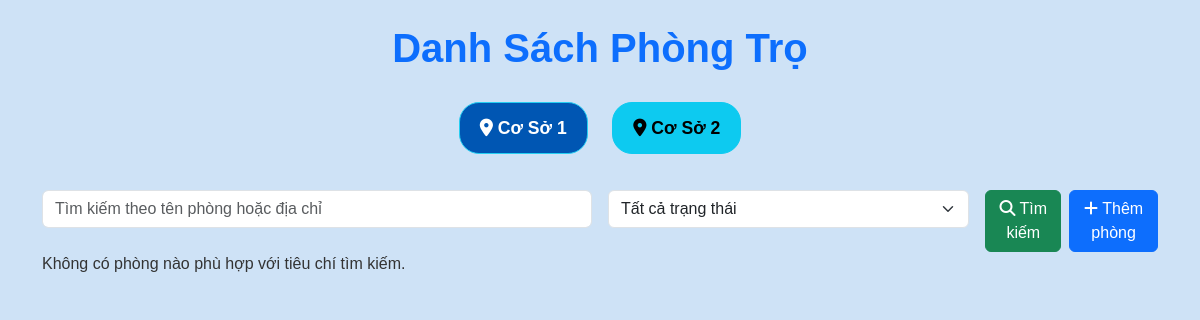
The app's page /quanlyphong/quanlyphong.php, older data.
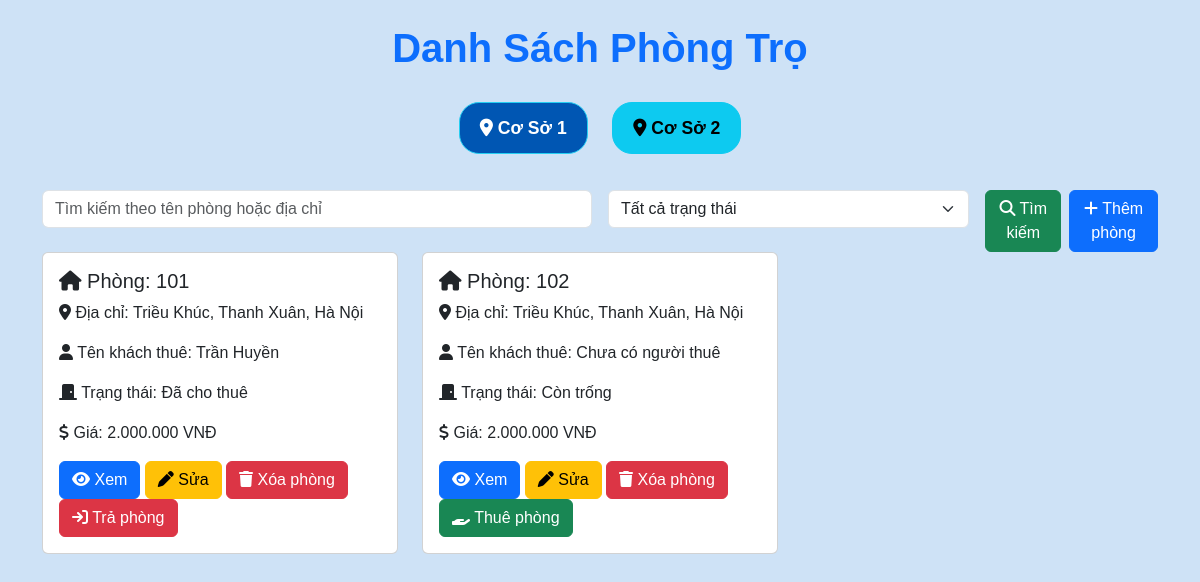
The same page, newer data.
### tables this page shows
CREATE TABLE `tenants` (
  `id` int(11) NOT NULL,
  `room_id` int(11) NOT NULL,
  `tenant_name` varchar(255) NOT NULL,
  `dob` date DEFAULT NULL,
  `phone` varchar(20) DEFAULT NULL,
  `cccd` varchar(20) DEFAULT NULL,
  `address` varchar(255) DEFAULT NULL,
  `checkin_date` date DEFAULT NULL,
  `status` enum('vacant','occupied') NOT NULL DEFAULT 'vacant'
);

CREATE TABLE `rooms` (
  `id` int(11) NOT NULL,
  `room_name` varchar(255) NOT NULL,
  `so_nguoi_o` int(11) NOT NULL,
  `price` decimal(10,2) NOT NULL,
  `status` enum('vacant','occupied') NOT NULL DEFAULT 'vacant',
  `address_room` varchar(255) NOT NULL,
  `facility_id` int(11) NOT NULL
);

### quanlyphong/quanlyphong.php (the view, shortened to what this page needs)
<?php
$servername = "localhost";
$username = "root";
$password = "";
$dbname = "baiTapLon";
$conn = new mysqli($servername, $username, $password, $dbname);
$ma_co_so = isset($_POST['facility_id']) ? intval($_POST['facility_id']) : 1;
$tu_khoa = isset($_POST['search']) ? $conn->real_escape_string($_POST['search']) : '';
$sql = "SELECT r.id AS room_id, r.room_name, r.address_room, r.so_nguoi_o, r.price,
               CASE
                   WHEN t.room_id IS NOT NULL THEN 'occupied'
                   ELSE 'vacant'
               END AS status,
               t.tenant_name
        FROM rooms AS r
        LEFT JOIN tenants AS t ON r.id = t.room_id
        WHERE r.facility_id = $ma_co_so";
$result = $conn->query($sql);
?>
<!DOCTYPE html>
<html lang="vi">
<head>
    <link href="https://cdn.jsdelivr.net/npm/bootstrap@5.3.0-alpha1/dist/css/bootstrap.min.css" rel="stylesheet">
    <link href="quanlyphong.css" rel="stylesheet">
    <link href="https://cdnjs.cloudflare.com/ajax/libs/font-awesome/6.5.1/css/all.min.css" rel="stylesheet">
</head>
<body style="background-color: #cee2f6;">
    <div class="container mt-4">
        <h1 class="text-center text-primary">Danh Sách Phòng Trọ</h1>
        <div class="d-flex justify-content-center my-3">
            <form method="POST" action="" class="facility-form">
                <button type="submit" name="facility_id" value="1" class="btn btn-info facility-button <?php echo $ma_co_so == 1 ? 'active' : ''; ?>"><i class="fa-solid fa-location-dot"></i> Cơ Sở 1</button>
                <button type="submit" name="facility_id" value="2" class="btn btn-info facility-button <?php echo $ma_co_so == 2 ? 'active' : ''; ?>"><i class="fa-solid fa-location-dot"></i> Cơ Sở 2</button>
            </form>
        </div>
        <form method="POST" action="" class="search-form">
            <div class="row g-3">
                <div class="col-md-6">
                    <input type="text" name="search" class="form-control" placeholder="Tìm kiếm theo tên phòng hoặc địa chỉ" value="<?php echo htmlspecialchars($tu_khoa); ?>">
                </div>
                <div class="col-md-4">
                    <select name="status" class="form-select">
                        <option value="">Tất cả trạng thái</option>
                    </select>
                </div>
                <div class="col-md-2 d-flex">
                    <button type="submit" class="btn btn-success me-2"><i class="fa-solid fa-magnifying-glass"></i> Tìm kiếm</button>
                    <a href="themphong.php" class="btn btn-primary"><i class="fa-solid fa-plus"></i> Thêm phòng</a>
                </div>
            </div>
        </form>
        <div class="row">
            <?php if ($result->num_rows > 0): ?>
                <?php while ($row = $result->fetch_assoc()): ?>
                    <div class="col-md-4 mb-4">
                        <div class="card room-card">
                            <div class="card-body">
                                <h5 class="card-title room-number"><i class="fa-solid fa-house"></i> Phòng: <?php echo htmlspecialchars($row['room_name']); ?></h5>
                                <p class="card-text room-address"><i class="fa-solid fa-location-dot"></i> Địa chỉ: <?php echo htmlspecialchars($row['address_room']); ?></p>
                                <p class="card-text tenant-name"><i class="fa-solid fa-user"></i> Tên khách thuê: <?php echo htmlspecialchars($row['tenant_name'] ?? 'Chưa có người thuê'); ?></p>
                                <p class="card-text room-status <?php echo $row['status'] == 'vacant' ? 'status-vacant' : 'status-occupied'; ?>">
                                    <i class="fa-solid fa-door-closed"></i> Trạng thái:
                                    <?php echo $row['status'] == 'vacant' ? 'Còn trống' : 'Đã cho thuê'; ?>
                                </p>
                                <p class="room-price"><i class="fa-solid fa-dollar-sign"></i> Giá: <?php echo number_format($row['price'], 0, ',', '.'); ?> VNĐ</p>
                                <div class="card-actions">
                                    <a href="xem.php" class="btn btn-primary"><i class="fa-solid fa-eye"></i> Xem</a>
                                    <a href="sua.php?id=<?php echo $row['room_id']; ?>" class="btn btn-warning"><i class="fa-solid fa-pen"></i> Sửa</a>
                                    <a href="xoa.php?delete_id=<?php echo $row['room_id']; ?>&facility_id=<?php echo $ma_co_so; ?>" class="btn btn-danger" onclick="return confirm('Bạn có chắc muốn xóa phòng này?')">
                                        <i class="fa-solid fa-trash"></i> Xóa phòng
                                    </a>
                                    <?php if ($row['status'] == 'vacant'): ?>
                                        <a href="thue_phong.php?id=<?php echo $row['room_id']; ?>" class="btn btn-success"><i class="fa-solid fa-hand-holding"></i> Thuê phòng</a>
                                    <?php else: ?>
                                        <a href="tra_phong.php?id=<?php echo $row['room_id']; ?>" class="btn btn-danger"><i class="fa-solid fa-arrow-right-to-bracket"></i> Trả phòng</a>
                                    <?php endif; ?>
                                </div>
                            </div>
                        </div>
                    </div>
                <?php endwhile; ?>
            <?php else: ?>
                <p class="no-results">
                    Không có phòng nào phù hợp với tiêu chí tìm kiếm.
                </p>
            <?php endif; ?>
        </div>
    </div>
</body>
</html>

### quanlyphong/quanlyphong.css (style rules this page uses)
body { font-family: 'Arial', sans-serif; background-color: #cee2f6; color: #333; }
h1 { font-size: 2.5rem; font-weight: bold; color: #000000; text-align: center; margin-bottom: 30px; }
.facility-button { margin: 0 10px; border-radius: 20px; font-weight: 600; transition: background-color 0.3s ease; padding: 12px 20px; font-size: 1.1rem; margin-bottom: 20px; }
.facility-button.active { background-color: #0056b3; color: #fff; }

Row changes from the older to the newer data that the page shows:
now on this page (row unchanged): tenants: room.room_name "101", room.address_room "Triều Khúc, Thanh Xuân, Hà Nội", tenant_name "Trần Huyền", shows "Đã cho thuê", room.price "2.000.000"
added rooms: room_name "102", address_room "Triều Khúc, Thanh Xuân, Hà Nội", tenant_name "Chưa có người thuê", shows "Còn trống", price "2.000.000"
Text that changed along with them:
text no longer shown: "Không có phòng nào phù hợp với tiêu chí tìm kiếm."
